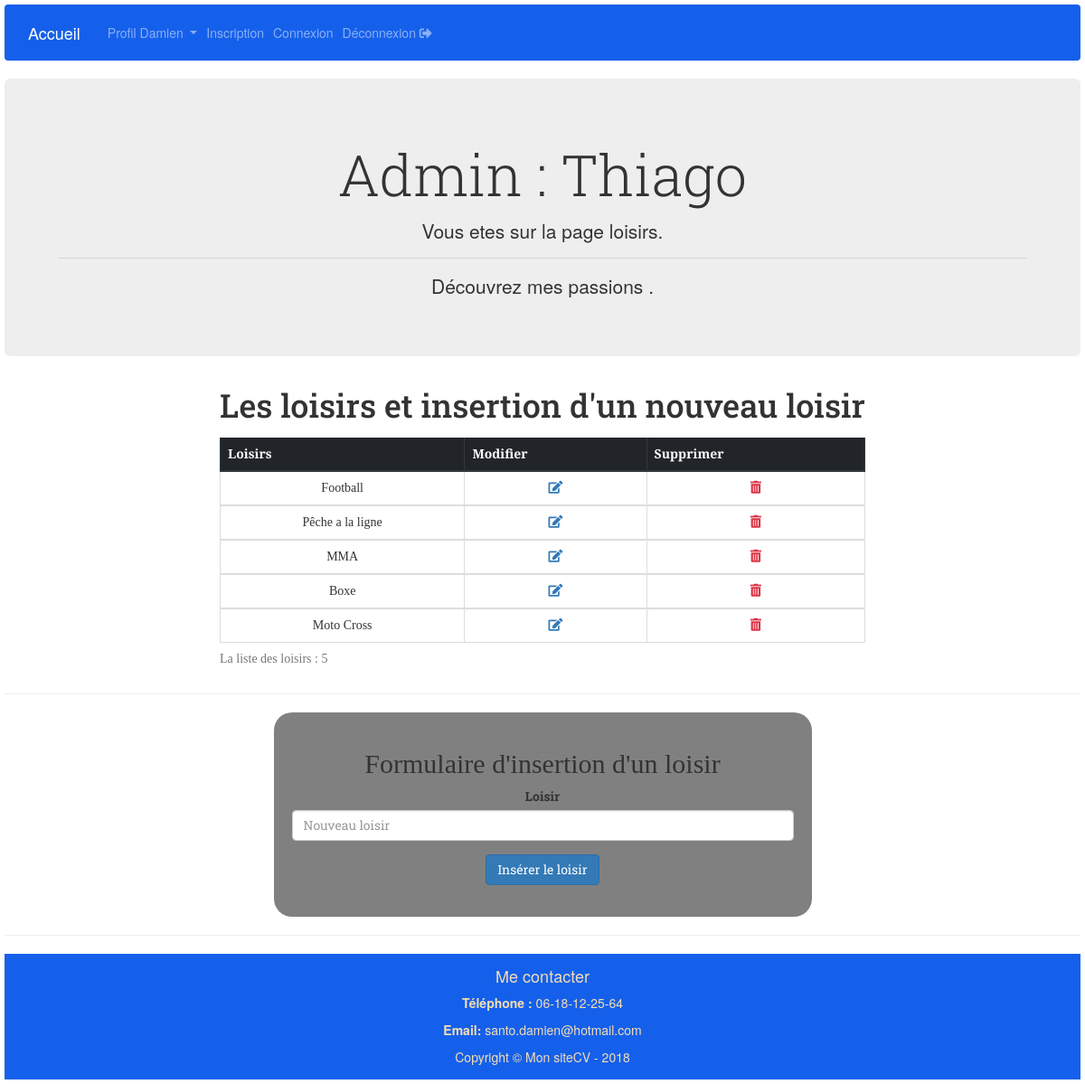
Screenshot of /loisirs.php (signed in) with the database file from the repository.
### tables this page shows
CREATE TABLE `t_utilisateurs` (
  `id_utilisateur` int(3) NOT NULL,
  `prenom` varchar(45) NOT NULL,
  `nom` varchar(45) NOT NULL,
  `email` varchar(50) NOT NULL,
  `telephone` varchar(20) NOT NULL,
  `portable` varchar(20) NOT NULL,
  `mdp` varchar(15) NOT NULL,
  `pseudo` varchar(15) NOT NULL,
  `age` smallint(5) NOT NULL,
  `anniversaire` date NOT NULL,
  `genre` enum('Homme','Femme') NOT NULL,
  `civilite` enum('M','Mme') NOT NULL,
  `adresse` text NOT NULL,
  `code_postal` varchar(5) NOT NULL,
  `ville` varchar(30) NOT NULL,
  `pays` varchar(30) NOT NULL,
  `commentaire` text NOT NULL
);

CREATE TABLE `t_loisirs` (
  `id_loisir` int(3) NOT NULL,
  `loisir` varchar(250) NOT NULL,
  `id_utilisateur` int(3) NOT NULL
);

### loisirs.php (the view, shortened to what this page needs)
<?php require 'connexion.php';
if (isset($_SESSION['connexion_admin'])) {
    $id_utilisateur=$_SESSION['id_utilisateur'];
}else {
    header('location:authentification.php');
}
$sql = $pdoCV -> query(" SELECT * FROM t_utilisateurs WHERE id_utilisateur = '$id_utilisateur'");
$ligne_utilisateur = $sql-> fetch();
?>
<?php require 'inc/haut_page.php'; ?>
<?php require 'inc/navigation.php';?>
    <div class="jumbotron text-center mb-4">
        <h1 class="display-4">Admin : <?php echo $ligne_utilisateur['pseudo']; ?></h1>
        <p class="lead">Vous etes sur la page loisirs.</p>
        <hr class="my-4">
        <p>Découvrez mes passions .</p>
    </div>
    <div class="text-center table-responsive table-hover mt-4">
        <h1 class="text-center mb-4">Les loisirs et insertion d'un nouveau loisir</h1>
            <?php
                $sql = $pdoCV -> prepare("SELECT * FROM t_loisirs WHERE id_utilisateur ='$id_utilisateur'");
                $sql -> execute();
                $nbr_loisirs = $sql -> rowCount();
            ?>
            <table class="table table-bordered mx-auto">
            <caption>La liste des loisirs : <?php echo $nbr_loisirs; ?></caption>
                <thead class="thead-dark">
                    <tr>
                        <th>Loisirs</th>
                        <th>Modifier</th>
                        <th>Supprimer</th>
                    </tr>
                </thead>
                <?php
                while($ligne_loisir = $sql -> fetch())
                    {
                ?>
                <tbody>
                    <tr>
                        <td class="td"><?php echo $ligne_loisir['loisir']; ?></td>
                        <td>
                            <a class="href" href="modif_loisir.php?id_loisir=<?php echo $ligne_loisir['id_loisir']; ?> "><i class="fas fa-edit"></i></a>
                        </td>
                        <td class="td">
                            <a class="href" href="loisirs.php?id_loisir=<?php echo $ligne_loisir['id_loisir']; ?>"><i class="fas fa-trash-alt text-danger"></i></a>
                        </td>
                    </tr>
                <?php
                    }
                ?>
                </tbody>
            </table>
            <hr>
            <div class="formulaire mx-auto">
            <h2 class="text-center">Formulaire d'insertion d'un loisir</h2>
                <form action="loisirs.php" method="post">
                    <div class="form-group">
                        <label for="loisir">Loisir</label>
                        <input type="text" name="loisir" placeholder="Nouveau loisir" class="form-control" required>
                    </div>
                    <div class="form-group">
                        <button type="submit" class="btn btn-primary" >Insérer le loisir</button>
                    </div>
                </form>
            </div>
    </div>
<?php require 'inc/bas_page.php'; ?>

### inc/navigation.php (shortened to what this page needs)
<nav class="navbar navbar-expand-sm navbar-dark text-white">
    <a class="navbar-brand" href="index.php">Accueil </a>
    <ul class="navbar-nav">
    <li class="nav-item dropdown">
      <a class="nav-link dropdown-toggle" href="#" id="navbardrop" data-toggle="dropdown">
        Profil <?php echo $ligne_utilisateur['prenom']; ?>
      </a>
    </li>
    <li class="nav-item">
      <a class="nav-link" href="#">Inscription</a>
    </li>
    <li class="nav-item">
      <a class="nav-link" href="connexion.php">Connexion</a>
    </li>
    <li class="nav-item">
      <a class="nav-link" href="../admin/index.php?quitter=oui" title="déconnecter vous ! ">Déconnexion <i class="fas fa-sign-out-alt"></i></a>
    </li>
  </ul>
</nav>

### css/style.css (style rules this page uses)
.navbar { background: rgb(21, 96, 235); }
.formulaire { font-family: 'Roboto Slab', serif; width: 50%; background: grey; margin: 0 auto; padding: 20px; border-radius: 20px; }
h1 { font-family: 'Roboto Slab', serif; }
h2 { font-family: 'PT Serif', serif; }
.table { font-family: 'PT Serif', serif; width: 60%; }

### rows the page displays
t_utilisateurs: prenom "Damien", pseudo "Thiago"
t_loisirs: loisir "Football"
t_loisirs: loisir "Pêche a la ligne"
t_loisirs: loisir "MMA"
t_loisirs: loisir "Boxe"
t_loisirs: loisir "Moto Cross"

### other values shown
$nbr_loisirs "5"
